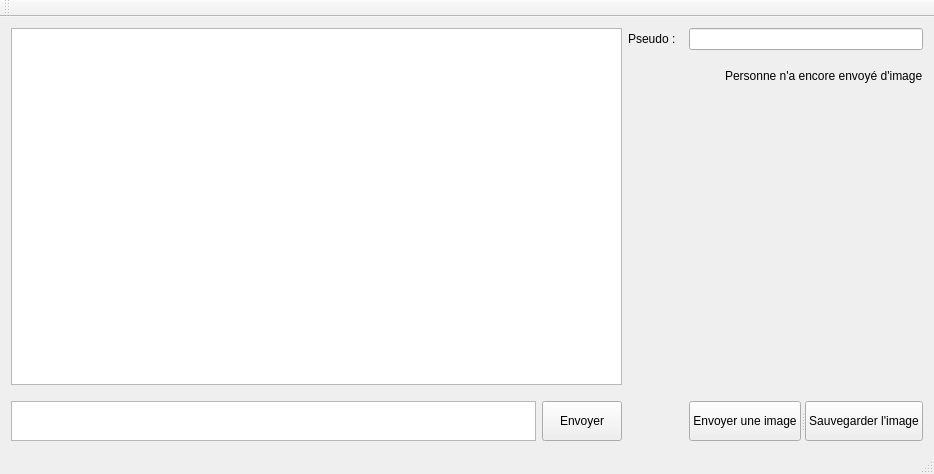
<?xml version="1.0" encoding="UTF-8"?>
<ui version="4.0">
 <class>MainWindow</class>
 <widget class="QMainWindow" name="MainWindow">
  <property name="geometry">
   <rect>
    <x>0</x>
    <y>0</y>
    <width>934</width>
    <height>474</height>
   </rect>
  </property>
  <property name="windowTitle">
   <string>MainWindow</string>
  </property>
  <widget class="QWidget" name="centralWidget">
   <layout class="QGridLayout" name="gridLayout">
    <item row="0" column="3">
     <spacer name="horizontalSpacer_2">
      <property name="orientation">
       <enum>Qt::Horizontal</enum>
      </property>
      <property name="sizeType">
       <enum>QSizePolicy::Fixed</enum>
      </property>
      <property name="sizeHint" stdset="0">
       <size>
        <width>1</width>
        <height>1</height>
       </size>
      </property>
     </spacer>
    </item>
    <item row="0" column="2">
     <widget class="QLabel" name="label">
      <property name="maximumSize">
       <size>
        <width>60</width>
        <height>16777215</height>
       </size>
      </property>
      <property name="text">
       <string>Pseudo :</string>
      </property>
     </widget>
    </item>
    <item row="7" column="4" colspan="2">
     <widget class="QSplitter" name="splitter_2">
      <property name="orientation">
       <enum>Qt::Horizontal</enum>
      </property>
      <widget class="QPushButton" name="pushButton_Send_Image">
       <property name="text">
        <string>Envoyer une image</string>
       </property>
      </widget>
      <widget class="QPushButton" name="pushButton_Save_Image">
       <property name="text">
        <string>Sauvegarder l'image</string>
       </property>
      </widget>
     </widget>
    </item>
    <item row="7" column="1">
     <widget class="QPushButton" name="pushButton_Send">
      <property name="maximumSize">
       <size>
        <width>16777215</width>
        <height>40</height>
       </size>
      </property>
      <property name="text">
       <string>Envoyer</string>
      </property>
     </widget>
    </item>
    <item row="7" column="0">
     <widget class="QTextEdit" name="textEdit">
      <property name="maximumSize">
       <size>
        <width>16777215</width>
        <height>40</height>
       </size>
      </property>
     </widget>
    </item>
    <item row="0" column="0" rowspan="6" colspan="2">
     <widget class="QTextBrowser" name="textBrowser"/>
    </item>
    <item row="1" column="5">
     <widget class="QLabel" name="label_envoyeurImage">
      <property name="maximumSize">
       <size>
        <width>260</width>
        <height>40</height>
       </size>
      </property>
      <property name="text">
       <string>Personne n'a encore envoyé d'image</string>
      </property>
     </widget>
    </item>
    <item row="6" column="0">
     <spacer name="verticalSpacer">
      <property name="orientation">
       <enum>Qt::Vertical</enum>
      </property>
      <property name="sizeType">
       <enum>QSizePolicy::Fixed</enum>
      </property>
      <property name="sizeHint" stdset="0">
       <size>
        <width>10</width>
        <height>10</height>
       </size>
      </property>
     </spacer>
    </item>
    <item row="0" column="4" colspan="2">
     <widget class="QLineEdit" name="lineEdit_pseudo"/>
    </item>
    <item row="2" column="2" rowspan="4" colspan="4">
     <widget class="QLabel" name="label_image">
      <property name="minimumSize">
       <size>
        <width>0</width>
        <height>0</height>
       </size>
      </property>
      <property name="text">
       <string/>
      </property>
     </widget>
    </item>
   </layout>
  </widget>
  <widget class="QMenuBar" name="menuBar">
   <property name="geometry">
    <rect>
     <x>0</x>
     <y>0</y>
     <width>934</width>
     <height>17</height>
    </rect>
   </property>
  </widget>
  <widget class="QToolBar" name="mainToolBar">
   <attribute name="toolBarArea">
    <enum>TopToolBarArea</enum>
   </attribute>
   <attribute name="toolBarBreak">
    <bool>false</bool>
   </attribute>
  </widget>
  <widget class="QStatusBar" name="statusBar"/>
 </widget>
 <layoutdefault spacing="6" margin="11"/>
 <resources/>
 <connections/>
</ui>
